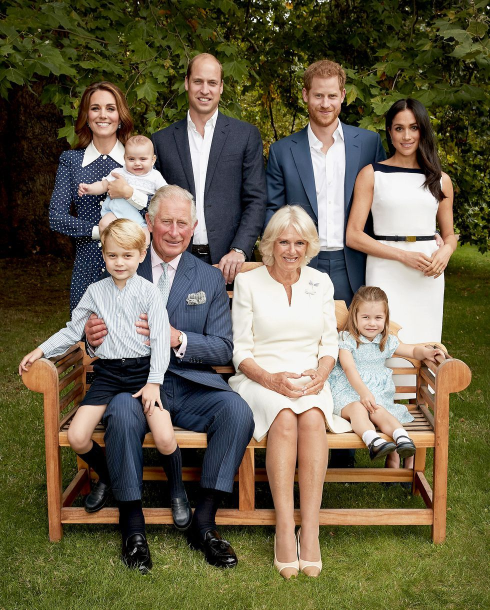
#> input picture test_royalfamilyportrait.jpg, 980 x 1220 px (shown at 1/2 size)
$ jupyter execute 'CV Task Submission - Sidharthenee Nayak.ipynb'
#> lines starting #> are read from the running program, lines starting #| are printed output that depends on the picture
# The Algorithm X Fellowhip CV Task

## Sidharthenee Nayak

In the below cell firstly I have read the test image into img variable and displayed it using matplotlib

[cell 1]
import cv2 as cv
import matplotlib.pyplot as plt

img = cv.imread('test_royalfamilyportrait.jpg')
#> img is the input picture: shape (1220, 980, 3); mean B, G, R 75.5, 98.7, 106.5
img = cv.resize(img,(1200,1200))
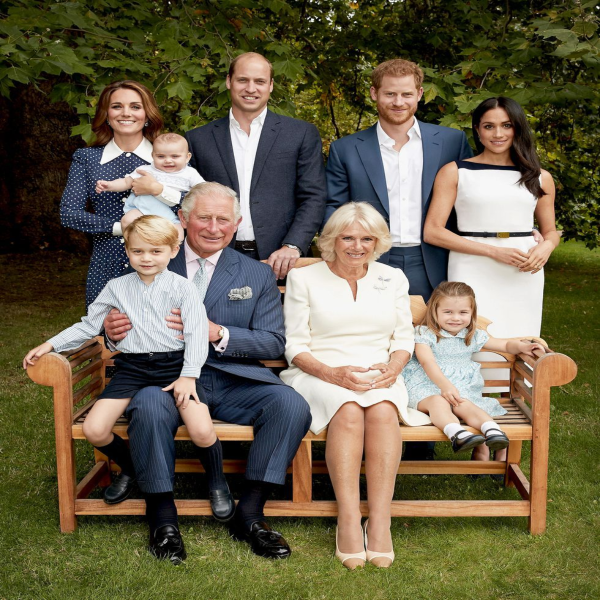
#> img: shape (1200, 1200, 3) (shown at 1/2 size); mean B, G, R 75.4, 98.5, 106.4
img = cv.cvtColor(img,  cv.COLOR_BGR2RGB)
plt.matshow(img)

Now I have converted the above RGB image into GRAY for processing and prediction

[cell 2]
gray = cv.cvtColor(img, cv.COLOR_BGR2GRAY)
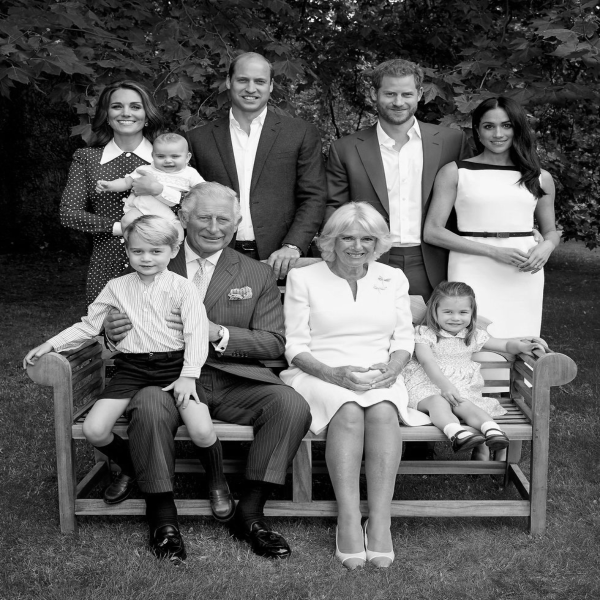
#> gray: shape (1200, 1200) (shown at 1/2 size); min 0, max 255, mean 92.5
plt.matshow(gray)

$ run again, with Meghan/img12.jpg copied over test_royalfamilyportrait.jpg
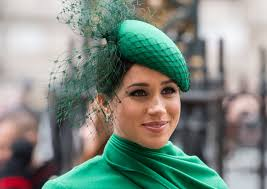
#> input picture Meghan/img12.jpg, 267 x 189 px
#> img is the input picture: shape (189, 267, 3); mean B, G, R 128.1, 137, 127
#> `img = cv.resize(img,(1200,1200))`:
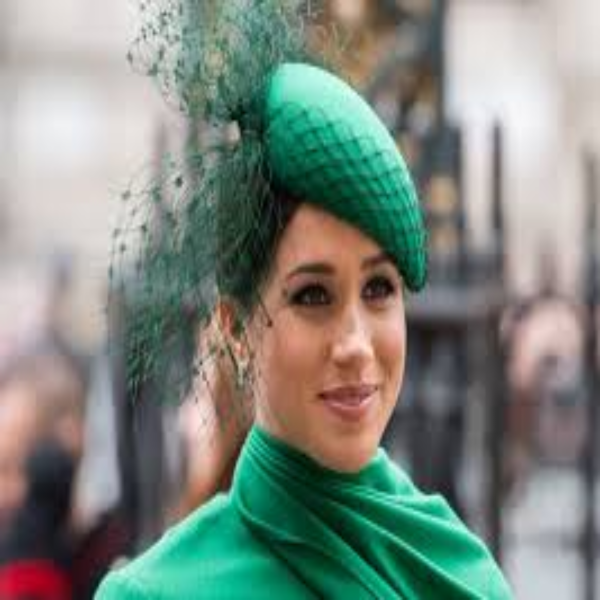
#> img: shape (1200, 1200, 3) (shown at 1/2 size); mean B, G, R 128, 136.9, 126.9
#> `gray = cv.cvtColor(img, cv.COLOR_BGR2GRAY)`:
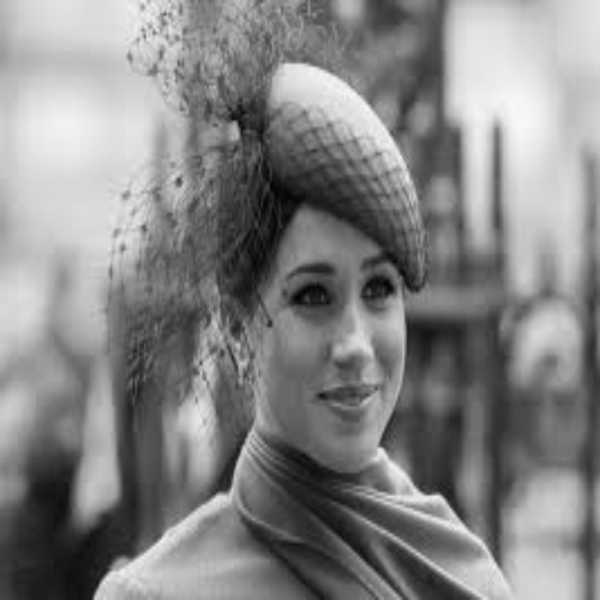
#> gray: shape (1200, 1200) (shown at 1/2 size); min 2, max 250, mean 133.1

$ run again, with Meghan/img13.jpg copied over test_royalfamilyportrait.jpg
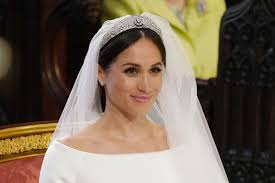
#> input picture Meghan/img13.jpg, 275 x 183 px
#> img is the input picture: shape (183, 275, 3); mean B, G, R 87, 102.8, 116.8
#> `img = cv.resize(img,(1200,1200))`:
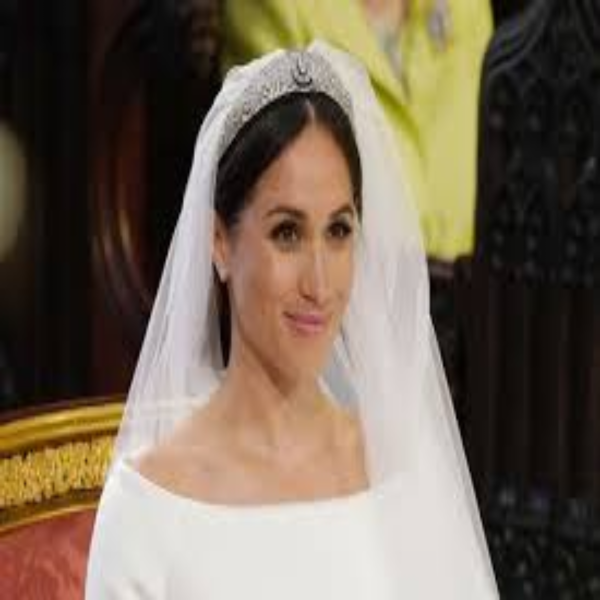
#> img: shape (1200, 1200, 3) (shown at 1/2 size); mean B, G, R 86.9, 102.7, 116.7
#> `gray = cv.cvtColor(img, cv.COLOR_BGR2GRAY)`:
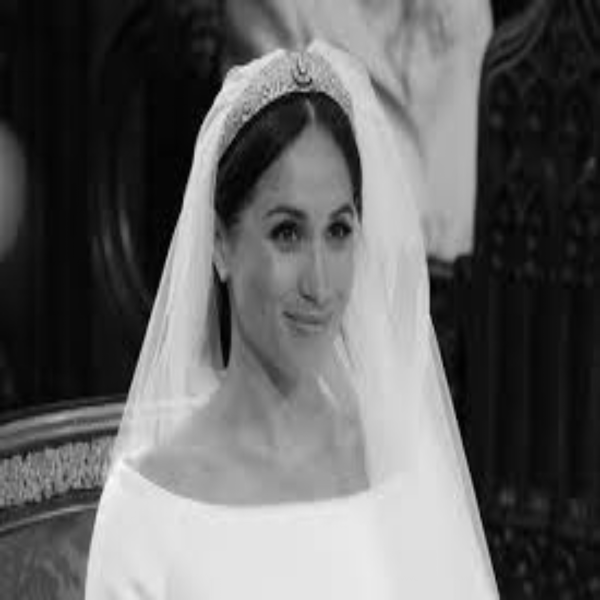
#> gray: shape (1200, 1200) (shown at 1/2 size); min 0, max 253, mean 99.6
